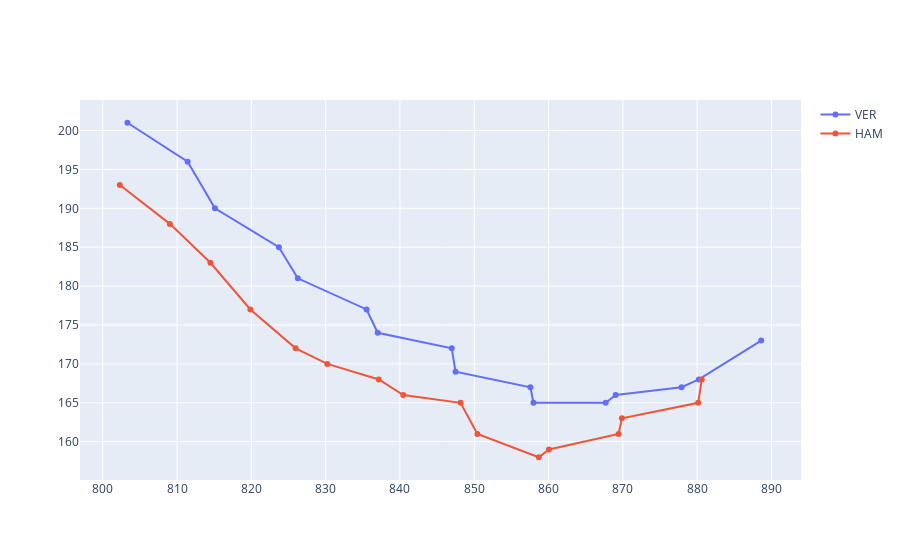

Notebook cell for this chart:
### Code cell
data = [
    go.Scatter(x=foo["Distance"], y=foo["Speed"],
               name='VER'),
    go.Scatter(x=ham_telemetry_foo["Distance"], y=ham_telemetry_foo["Speed"],
               name='HAM'),

]
fig = go.Figure(data=data)
# fig.show()

# fig = px.line(foo, x="X", y="Y")

fig.show()

### Figure 1 — Plotly figure (JSON) as saved in the notebook; plotly's stock layout.template omitted (floating-point values rounded to 4 significant figures)
{"data": [{"name": "VER", "type": "scatter", "x": [803.3, 811.4, 815.1, 823.7, 826.2, 835.5, 837.0, 847.0, 847.5, 857.6, 858.0, 867.7, 869.0, 877.9, 880.2, 888.6], "y": [201, 196, 190, 185, 181, 177, 174, 172, 169, 167, 165, 165, 166, 167, 168, 173]}, {"name": "HAM", "type": "scatter", "x": [802.3, 809.0, 814.5, 819.9, 826.0, 830.2, 837.2, 840.4, 848.2, 850.4, 858.7, 860.1, 869.4, 869.9, 880.1, 880.6], "y": [193, 188, 183, 177, 172, 170, 168, 166, 165, 161, 158, 159, 161, 163, 165, 168]}], "layout": {}}
